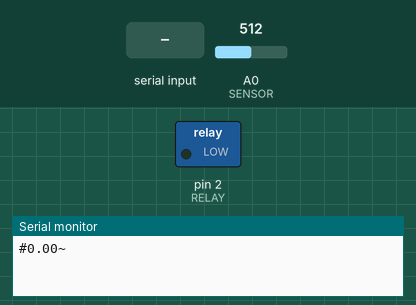
A sketch run on a simulated Arduino Uno, built with avr-gcc and run on an emulated ATmega328P. Parts: switched loads named in the sketch (green lamp = pin HIGH), the last lines printed to the serial monitor. The inputs (shaded band) are chosen by the test bench; at power-on: A0 (SENSOR) = 512.

Above: at 1.2 s.
1.3 s: "1\n" received over Serial
At 5.3 s:
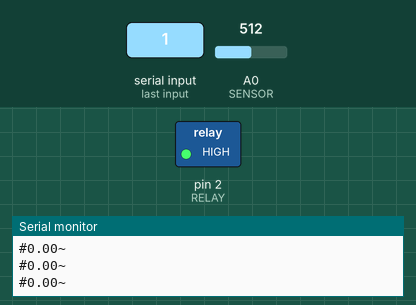
Timing chart, 0 to 6.8 s (numbered marks = the images above; inputs shaded):
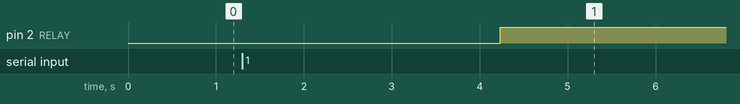

Measured:
- after the input at 1.3 s, pin 2 (RELAY): LOW → HIGH after 2.9 s

The sketch:

energyConsumptionProject.ino
```cpp
#define RELAY 2
#define SENSOR A0
#define SENSITIVITY 66

int input;
double consumption = 0;
bool on = false;
uint32_t lastTime;
int passedTime;
float remainingTime= 86400;

void setup(){
  Serial.begin(9600);
  pinMode(RELAY, OUTPUT);
  pinMode(SENSOR, INPUT);
  lastTime = millis();
}

void loop(){
  readValuesFromAndroid();
  passedTime = millis()-lastTime;
  lastTime = millis();
  consumption += readCurrent()*220*(passedTime)/3600000;
  remainingTime -= passedTime/1000;
  if(remainingTime <= 0){
    remainingTime = 86400;
    on = !on;
    digitalWrite(RELAY, on);
  }
  sendAndroidValues();
}

void sendAndroidValues(){
  //puts # before the values so our app knows what to do with the data
  Serial.print('#');
  Serial.print(consumption);
  Serial.print('~'); //used as an end of transmission character - used in app for string length
  Serial.println();
  delay(10);        //added a delay to eliminate missed transmissions
}

void readValuesFromAndroid(){
  if (Serial.available()) {
    delay(100);
    input = Serial.parseInt();
    if( input == 1 ) on = false;
    else if( input == 0 ) on = true;
    else remainingTime = input;
    digitalWrite(RELAY, on);
  }
}

double readCurrent(){
  int readValue;             //value read from the sensor
  int maxValue = 516;        // store max value here
  double voltage = 0;
  double voltageRMS = 0;
  double ampsRMS = 0;

   uint32_t start_time = millis();
   while((millis()-start_time) < 1000){
       readValue = analogRead(SENSOR);
       // see if you have a new maxValue
       if (readValue > maxValue) {
           /*record the maximum sensor value*/
           maxValue = readValue;
       }
   }
   voltage = ((maxValue - 516) * 5.0)/1024.0;
   voltageRMS = voltage * 0.707;
   ampsRMS = (voltageRMS*1000)/SENSITIVITY;
   return ampsRMS;
 }
```
